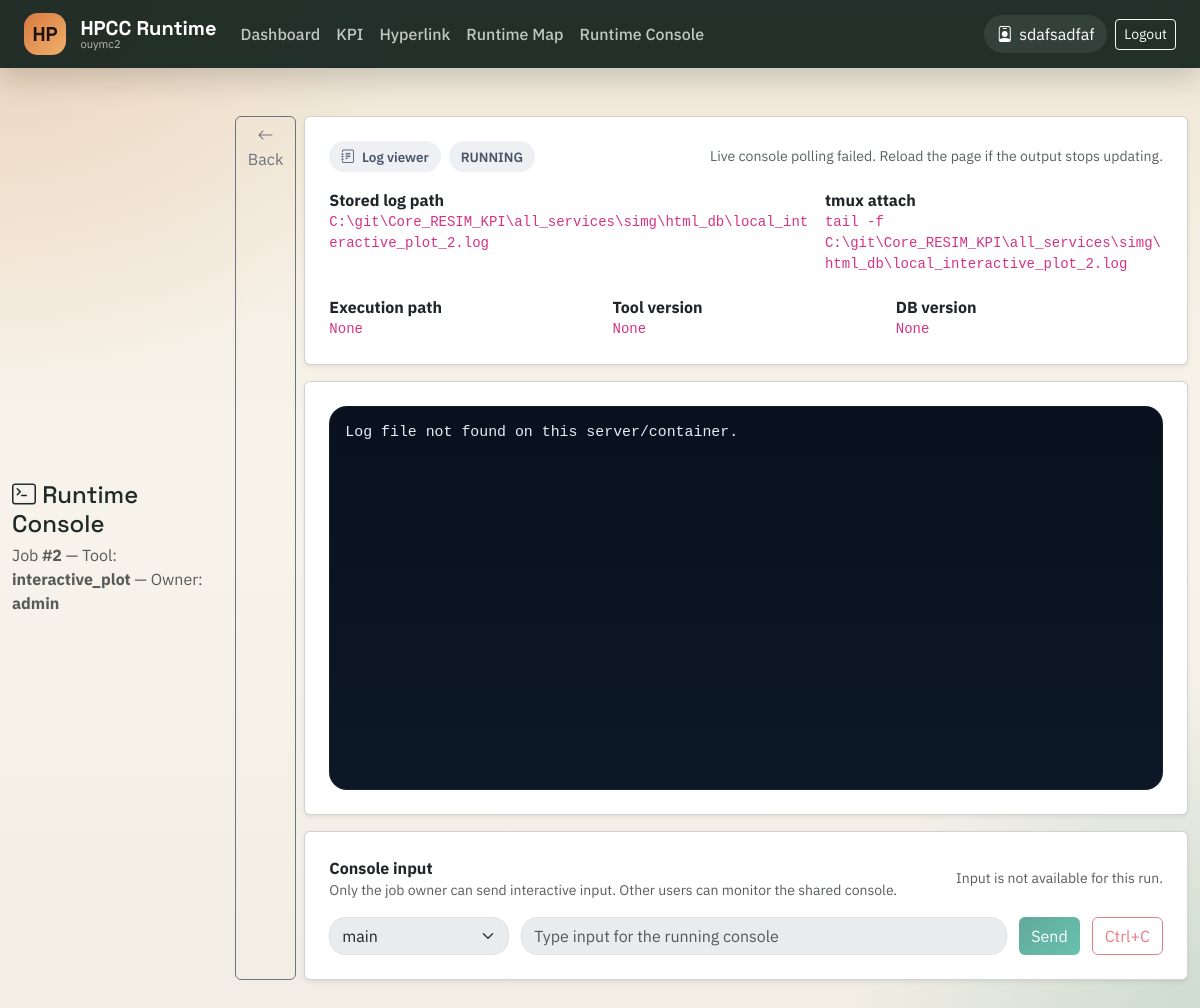
/html/job/2/log (signed in), run on the app's committed database.
### models.py (models this page shows, shortened)
class User(UserMixin, db.Model):
    __tablename__ = 'users'
    id = db.Column(db.Integer, primary_key=True)
    net_id = db.Column(db.String(50), unique=True, nullable=False, index=True)
    name = db.Column(db.String(100), nullable=False)
    password_hash = db.Column(db.String(256), nullable=False)
    role = db.Column(db.String(20), default='user')  # 'user', 'admin'
    created_at = db.Column(db.DateTime, default=datetime.utcnow)
    last_login = db.Column(db.DateTime)
    cluster_password_ciphertext = db.Column(db.Text)
    cluster_password_updated_at = db.Column(db.DateTime)
    is_active = db.Column(db.Boolean, default=True)
    jobs = db.relationship('JobHistory', backref='user', lazy='dynamic')
    chat_sessions = db.relationship('ChatSession', backref='user', lazy='dynamic')
    hyperlink_saved_pairs = db.relationship('HyperlinkSavedPair', backref='owner', lazy='dynamic')

class JobHistory(db.Model):
    __tablename__ = 'job_history'
    id = db.Column(db.Integer, primary_key=True)
    user_id = db.Column(db.Integer, db.ForeignKey('users.id'), nullable=False)
    tool_name = db.Column(db.String(50), nullable=False, index=True)
    input_path = db.Column(db.String(500), nullable=False)
    input_filename = db.Column(db.String(255))  # Extracted HDF filename for display
    output_path = db.Column(db.String(500))
    slurm_job_id = db.Column(db.String(50), index=True)
    status = db.Column(db.String(20), default='QUEUED', index=True)
    output_log_path = db.Column(db.String(500))
    error_message = db.Column(db.Text)
    parameters = db.Column(db.JSON)  # Store additional parameters as JSON
    created_at = db.Column(db.DateTime, default=datetime.utcnow, index=True)
    started_at = db.Column(db.DateTime)
    completed_at = db.Column(db.DateTime)

### app.py (the view)
@app.route('/html/job/<int:job_id>/log')
@login_required
def view_job_log(job_id):
    job = _get_viewable_job(job_id)
    runtime_job = _sync_runtime_job(job)
    log_path, console = _resolve_job_log_path(job, runtime_job)
    n_lines = request.args.get('n', default=400, type=int)
    n_lines = max(50, min(5000, n_lines))
    log_exists = bool(log_path and os.path.exists(log_path))
    tail_text = _read_log_tail_text(log_path, n_lines) if log_exists else ''
    initial_offset = os.path.getsize(log_path) if log_exists else 0
    display_log_path = host_path_filter(log_path) if log_path else ''
    display_source_log_path = host_path_filter(console.get('source_log_path')) if console.get('source_log_path') else ''
    tail_cmd = f"tail -f {display_log_path}" if display_log_path else ''
    tmux_cmd = ''
    if console.get('tmux_session_name'):
        tmux_cmd = f"tmux attach -t {console['tmux_session_name']}"
    return render_template(
        'job_log.html',
        job=job,
        log_path=log_path,
        display_log_path=display_log_path,
        display_source_log_path=display_source_log_path,
        log_exists=log_exists,
        tail_cmd=tail_cmd,
        tmux_cmd=tmux_cmd,
        tail_text=tail_text,
        n_lines=n_lines,
        initial_offset=initial_offset,
        console=console,
        runtime_job=runtime_job,
        job_owner=_job_owner(job),
        can_send_input=_can_manage_job(job),
        job_artifacts=(runtime_job or {}).get('artifacts') or ((job.parameters or {}).get('runtime_artifacts') if isinstance(job.parameters, dict) else []) or [],
    )

### templates/job_log.html (shortened to what this page needs)
{% extends "base.html" %}
{% block content %}
<div class="container-fluid py-4">
  <div class="d-flex justify-content-between align-items-center mb-3">
    <div>
      <h4 class="mb-1"><i class="bi bi-terminal"></i> Runtime Console</h4>
      <div class="text-muted">
        Job <strong>#{{ job.id }}</strong> — Tool: <strong>{{ job.tool_name }}</strong>
        — Owner: <strong>{{ job_owner }}</strong>
      </div>
    </div>
    <div class="d-flex gap-2">
      <a class="btn btn-outline-secondary" href="{{ url_for('job_history') }}">
        <i class="bi bi-arrow-left"></i> Back
      </a>
      <div class="console-shell">
        <div class="card shadow-sm">
          <div class="card-body">
            <div class="console-toolbar mb-3">
              <div class="d-flex flex-wrap gap-2 align-items-center">
                <span class="console-chip {% if not (console.get('supports_input') and job.status in ['QUEUED', 'RUNNING', 'SUBMITTED', 'PENDING']) %}offline{% endif %}" id="consoleModeChip">
                  {% if can_send_input and console.get('supports_input') and job.status in ['QUEUED', 'RUNNING', 'SUBMITTED', 'PENDING'] %}
                  <i class="bi bi-lightning-charge"></i> Live tmux console
                  {% elif console.get('supports_input') and job.status in ['QUEUED', 'RUNNING', 'SUBMITTED', 'PENDING'] %}
                  <i class="bi bi-journal-text"></i> Shared log view
                  {% else %}
                  <i class="bi bi-journal-text"></i> Log viewer
                  {% endif %}
                </span>
                <span class="console-chip offline" id="consoleStatusChip">{{ job.status }}</span>
              </div>
              <div class="console-status-note" id="consoleStatusNote">
              </div>
            </div>
            <div class="row g-3 console-meta">
              <div class="col-lg-7">
                <div><strong>Stored log path</strong></div>
                {% if display_log_path %}
                  <code>{{ display_log_path }}</code>
                {% else %}
                  <span class="text-muted">No log path recorded for this job.</span>
                {% endif %}
              </div>
              <div class="col-lg-5">
                <div><strong>tmux attach</strong></div>
                {% if tmux_cmd %}
                  <code>{{ tmux_cmd }}</code>
                {% elif tail_cmd %}
                  <code>{{ tail_cmd }}</code>
                {% else %}
                  <span class="text-muted">-</span>
                {% endif %}
              </div>
            </div>
            <div class="row g-3 mt-1 console-meta">
              <div class="col-lg-4">
                <div><strong>Execution path</strong></div>
                <code>{{ runtime_job.get('execution_path') if runtime_job else (job.parameters.get('execution_path') if job.parameters else '') }}</code>
              </div>
              <div class="col-lg-4">
                <div><strong>Tool version</strong></div>
                <code>{{ runtime_job.get('tool_version') if runtime_job else (job.parameters.get('tool_version') if job.parameters else '') }}</code>
              </div>
              <div class="col-lg-4">
                <div><strong>DB version</strong></div>
                <code>{{ runtime_job.get('db_version') if runtime_job else (job.parameters.get('db_version') if job.parameters else '') }}</code>
              </div>
            </div>
          </div>
        </div>
        <div class="card shadow-sm">
          <div class="card-body">
            <pre id="consoleOutput" class="console-output mb-0">{% if log_exists %}{{ tail_text }}{% else %}Log file not found on this server/container.{% endif %}</pre>
          </div>
        </div>
        <div class="card shadow-sm">
          <div class="card-body">
            <div class="d-flex justify-content-between align-items-center mb-3">
              <div>
                <strong>Console input</strong>
                <div class="text-muted small">Only the job owner can send interactive input. Other users can monitor the shared console.</div>
              </div>
              <div class="text-muted small" id="consoleInputState">
                {% if can_send_input and console.get('supports_input') and job.status in ['QUEUED', 'RUNNING', 'SUBMITTED', 'PENDING'] %}
                Input is enabled while the job stays active.
                {% elif console.get('supports_input') and job.status in ['QUEUED', 'RUNNING', 'SUBMITTED', 'PENDING'] %}
                You can watch this shared run, but only {{ job_owner }} can send input.
                {% else %}
                Input is not available for this run.
                {% endif %}
              </div>
            </div>
            <div class="console-input-row">
              <select class="form-select" id="consolePaneSelect" {% if not (can_send_input and console.get('supports_input') and job.status in ['QUEUED', 'RUNNING', 'SUBMITTED', 'PENDING']) %}disabled{% endif %}>
                {% for pane in console.get('pane_names', ['main']) %}
                <option value="{{ pane }}">{{ pane }}</option>
                {% endfor %}
              </select>
              <input type="text" class="form-control" id="consoleInput" placeholder="Type input for the running console" {% if not (can_send_input and console.get('supports_input') and job.status in ['QUEUED', 'RUNNING', 'SUBMITTED', 'PENDING']) %}disabled{% endif %}>
              <button type="button" class="btn btn-primary" id="sendConsoleInputBtn" {% if not (can_send_input and console.get('supports_input') and job.status in ['QUEUED', 'RUNNING', 'SUBMITTED', 'PENDING']) %}disabled{% endif %}>Send</button>
              <button type="button" class="btn btn-outline-danger" id="sendInterruptBtn" {% if not (can_send_input and console.get('supports_input') and job.status in ['QUEUED', 'RUNNING', 'SUBMITTED', 'PENDING']) %}disabled{% endif %}>Ctrl+C</button>
            </div>
          </div>
        </div>
      </div>
    </div>
  </div>
</div>
{% endblock %}

### templates/base.html (shortened to what this page needs)
<!DOCTYPE html>
<html lang="en">
<head>
    <link href="https://cdn.jsdelivr.net/npm/bootstrap@5.3.0/dist/css/bootstrap.min.css" rel="stylesheet">
    <link href="https://cdn.jsdelivr.net/npm/bootstrap-icons@1.10.0/font/bootstrap-icons.css" rel="stylesheet">
    <link href="{{ url_for('static', filename='css/style.css') }}" rel="stylesheet">
</head>
<body>
    {% if current_user.is_authenticated %}
    <nav class="navbar navbar-expand-lg fixed-top app-navbar">
        <div class="container-fluid px-4">
            <a class="navbar-brand" href="{{ url_for('dashboard') }}">
                <span class="brand-mark">HP</span>
                <span class="brand-copy">
                    <strong>HPCC Runtime</strong>
                    <small>{{ current_user.net_id }}</small>
                </span>
            </a>
            <div class="collapse navbar-collapse" id="navbarNav">
                <ul class="navbar-nav me-auto">
                    <li class="nav-item"><a class="nav-link {% if request.endpoint == 'dashboard' %}active{% endif %}" href="{{ url_for('dashboard') }}">Dashboard</a></li>
                    <li class="nav-item"><a class="nav-link {% if request.endpoint == 'tool_kpi' %}active{% endif %}" href="{{ url_for('tool_kpi') }}">KPI</a></li>
                    <li class="nav-item"><a class="nav-link {% if request.endpoint in ['tool_hyperlink', 'hyperlink_viewer_app', 'hyperlink_viewer'] %}active{% endif %}" href="{{ url_for('tool_hyperlink') }}">Hyperlink</a></li>
                    <li class="nav-item"><a class="nav-link {% if request.endpoint == 'runtime_map' %}active{% endif %}" href="{{ url_for('runtime_map') }}">Runtime Map</a></li>
                    <li class="nav-item"><a class="nav-link {% if request.endpoint == 'job_history' %}active{% endif %}" href="{{ url_for('job_history') }}">Runtime Console</a></li>
                </ul>
                <ul class="navbar-nav align-items-center gap-2">
                    <li class="nav-item"><span class="nav-chip"><i class="bi bi-person-badge"></i> {{ current_user.name }}</span></li>
                    <li class="nav-item"><a class="btn btn-sm btn-outline-light" href="{{ url_for('logout') }}">Logout</a></li>
                </ul>
            </div>
        </div>
    </nav>
    <main class="main-content">
    {% endif %}
    {% block content %}{% endblock %}
    {% if current_user.is_authenticated %}
    </main>
    {% endif %}
</body>
</html>

### data on the page
User: net_id "ouymc2", name "sdafsadfaf"
JobHistory: id "2", tool_name "interactive_plot", status "RUNNING", output_log_path "C:\\git\\Core_RESIM_KPI\\all_services\\simg\\html_db\\local_interactive_plot_2.log", get "None"
User: net "admin"

### other printed values
{{ tail_cmd }} "tail -f C:\\git\\Core_RESIM_KPI\\all_services\\simg\\html_db\\local_interactive_plot_2.log"
form field value "main"
